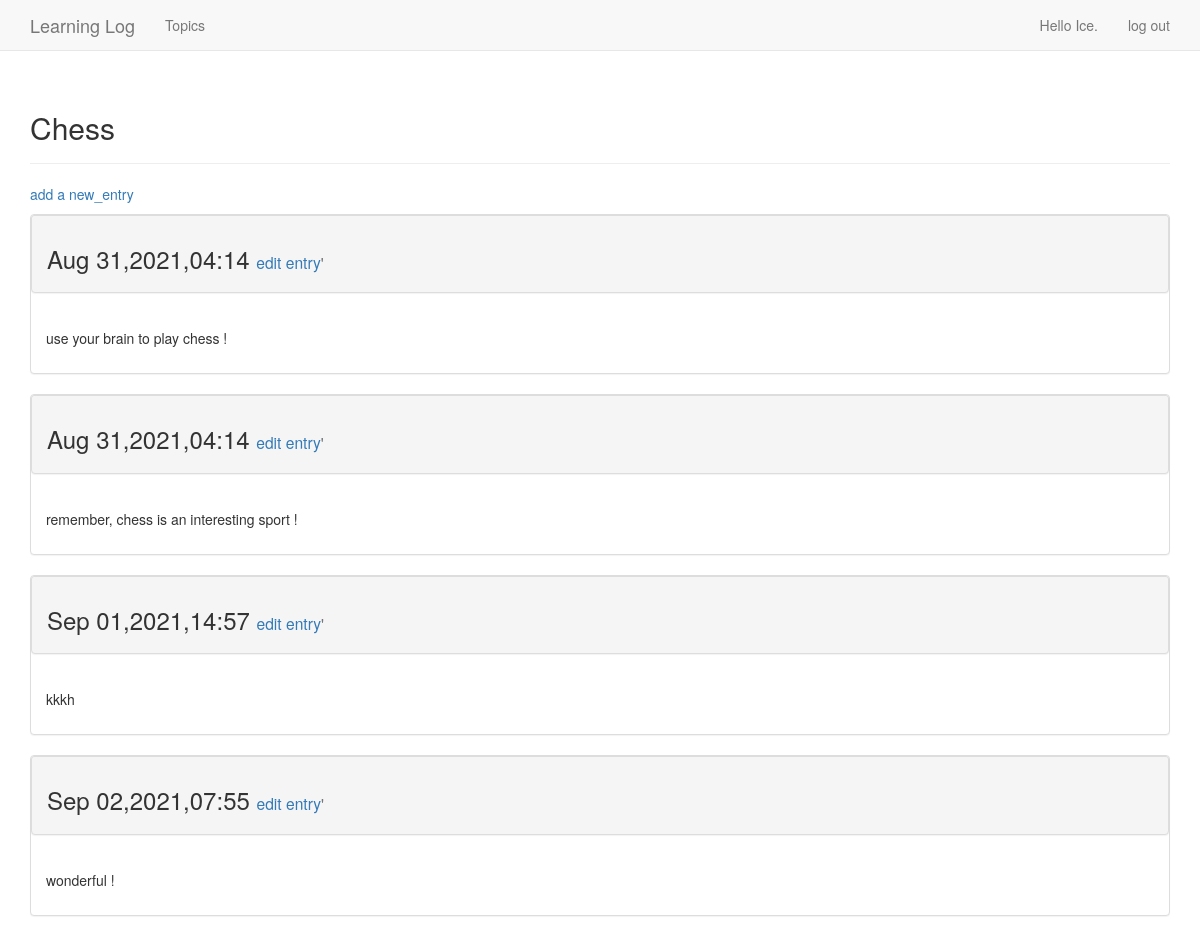
The page /topics/1/ (signed in) on the database its author committed.
### learning_logs/models.py (models this page shows, shortened)
class Topic(models.Model):
    text=models.CharField(max_length=200)
    date_added=models.DateTimeField(auto_now_add=True)
    owner=models.ForeignKey(User,on_delete=models.CASCADE)
    def __str__(self):
        return self.text

class Entry(models.Model):
    topic=models.ForeignKey(Topic,on_delete=models.CASCADE)
    text=models.TextField()
    data_added=models.DateTimeField(auto_now_add=True)
    class Meta:
        verbose_name_plural='entries'

### learning_logs/views.py (the view)
# urls.py: url(r'^topics/(?P<topic_id>\d+)/$',views.topic,name='topic'),
@login_required
def topic(request,topic_id):
    topic=get_object_or_404(Topic,id=topic_id)
    if topic.owner != request.user:
        raise Http404
    entries=topic.entry_set.order_by('id')#特殊的，用id 代替date_added 否则会参数错误
    context={'topic':topic,'entries':entries}#主题和条目的字典
    return render(request,'learning_logs/topic.html',context)

### learning_logs/templates/learning_logs/topic.html
{% extends "learning_logs/base.html" %}
{% block header %}
  <h2>{{topic}}</h2>
{% endblock header %}
{% block content %}
<p>
  <a href="{% url 'learning_logs:new_entry' topic.id %}">add  a new_entry</a>
</p>
{% for entry in entries %}
  <div class='panel panel-default'>
    <div class='panel panel-heading'>
      <h3>
        {{ entry.data_added|date:'M d,Y,H:i'}}
        <small>
          <a href='{% url "learning_logs:edit_entry" entry.id %}'>edit entry</a>'
        </small>
      </h3>
    </div>
    <div class='panel-body'>
      {{entry.text|linebreaks}}
    </div>
  </div>
{% empty %}
  There are no entries for this topic yet.
{% endfor %}
{% endblock content %}

### learning_logs/templates/learning_logs/base.html (shortened to what this page needs)
{% load bootstrap3 %}
<!DOCTYPE html>
<html lang='en'>
  <head>
    {% bootstrap_css %}
  </head>
  <body>
    <nav class='navbar navbar-default navbar-static-top'>
      <div class='container'>
        <div class='navbar-header'>
          <a class='navbar-brand' href='{% url "learning_logs:index" %}'>
            Learning Log
          </a>
        </div>
        <div id='navbar' class='navbar-collapse collapse'>
          <ul class='nav navbar-nav'>
            <li><a href='{% url "learning_logs:topics" %}'>Topics</a></li>
          </ul>
          <ul class='nav navbar-nav navbar-right'>
            {% if user.is_authenticated %}
              <li><a>Hello {{user.username}}.</a></li>
              <li><a href="{% url 'users:logout' %}">log out</a></li>
            {% else %}
              <li><a href='{% url "users:login" %}'>login in</a></li>
              <li><a href="{% url 'users:register' %}">register</a></li>
            {% endif %}
          </ul>
        </div>
      </div>
    </nav>
    <div class='container'>
      <div class='page-header'>
        {% block header %}{% endblock header %}
      </div>
      <div>
        {% block content %}{% endblock content %}
      </div>
    </div>
  </body>
</html>

### rows shown on the page
Topic: text "Chess"
Entry: data_added "Aug 31,2021,04:14", text "use your brain to play chess !"
Entry: data_added "Aug 31,2021,04:14", text "remember, chess is an interesting sport !"
Entry: data_added "Sep 01,2021,14:57", text "kkkh"
Entry: data_added "Sep 02,2021,07:55", text "wonderful !"

### other values the page prints
{{ user.username }} "Ice"
